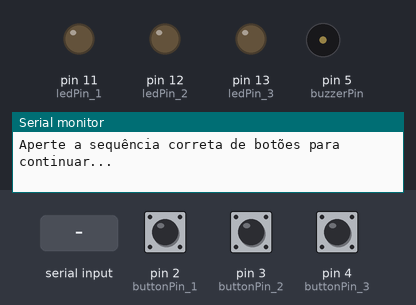
The sketch below on a simulated Arduino Uno, built with avr-gcc and run on an emulated ATmega328P. On the bench: output pins drawn as LEDs (lit = HIGH), buzzer (waves = sounding, pin HIGH), the last lines printed to the serial monitor. The inputs (shaded band) are chosen by the test bench; at power-on: pin 2 (buttonPin_1) LOW, pin 3 (buttonPin_2) LOW, pin 4 (buttonPin_3) LOW.

Above: at 1.2 s.
1.3 s: pin 2 (buttonPin_1) pulled HIGH for 0.15 s
At 1.49 s:
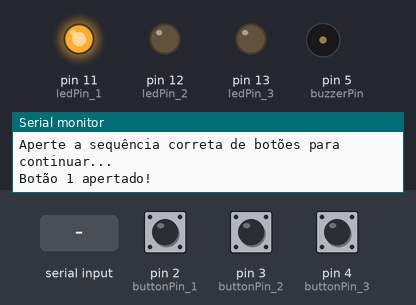
3.0 s: pin 3 (buttonPin_2) pulled HIGH for 0.15 s
At 3.19 s:
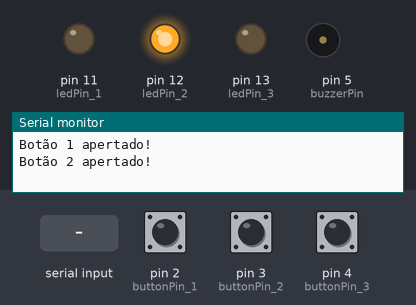
4.7 s: pin 4 (buttonPin_3) pulled HIGH for 0.15 s
At 4.89 s:
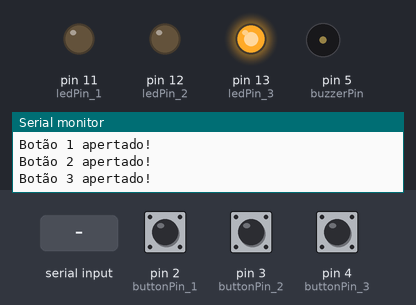
6.4 s: "c\n" received over Serial
At 7.1 s:
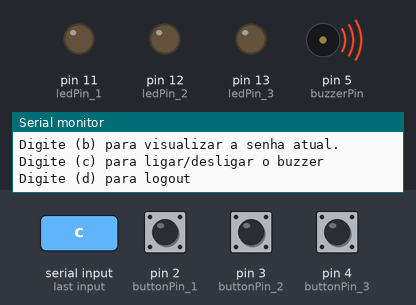
7.9 s: "a\n" received over Serial
9.4 s: pin 2 (buttonPin_1) pulled HIGH for 1 s
At 9.59 s:
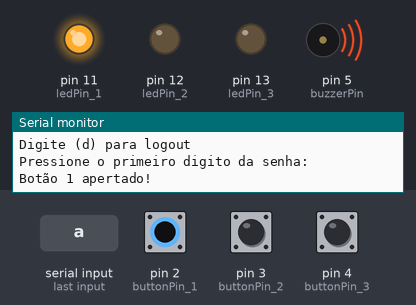
Timing chart, 0 to 12.4 s (numbered marks = the images above; inputs shaded):
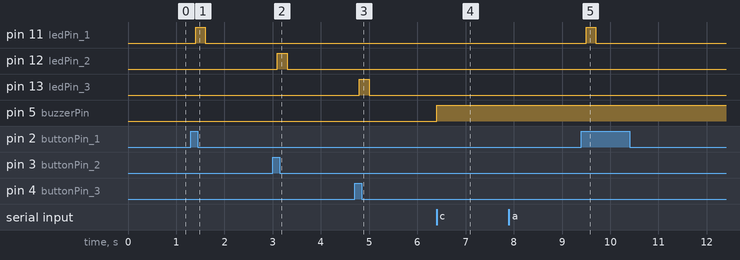

Measured:
- after the input at 1.3 s, pin 11 (ledPin_1): LOW → HIGH after 0.10 s, → LOW 0.20 s later
- after the input at 3.0 s, pin 12 (ledPin_2): LOW → HIGH after 0.10 s, → LOW 0.20 s later
- after the input at 4.7 s, pin 13 (ledPin_3): LOW → HIGH after 0.10 s, → LOW 0.20 s later
- after the input at 6.4 s, pin 5 (buzzerPin): LOW → HIGH at once
- after the input at 9.4 s, pin 11 (ledPin_1): LOW → HIGH after 0.10 s, → LOW 0.20 s later

The sketch:

atividade_pratica_1.ino
```cpp
const int buttonPin_1 = 2;
const int buttonPin_2 = 3;
const int buttonPin_3 = 4;
const int buzzerPin = 5;
const int ledPin_1 = 11;
const int ledPin_2 = 12;
const int ledPin_3 = 13;

int buttonState_1 = 0;
int buttonState_2 = 0;
int buttonState_3 = 0;
int ledState_1 = LOW;
int ledState_2= LOW;
int ledState_3 = LOW;
int buzzerState = LOW;

int lastButtonState_1 = LOW;
int lastButtonState_2 = LOW;
int lastButtonState_3 = LOW;

unsigned long lastDebounceTime = 0;
unsigned long debounceDelay = 100;

char realPassword[3] = {'1', '2', '3'};
char passwordInserted[3];
char op;
int contOpC = LOW;

void setup(){
  Serial.begin(9600);
  pinMode(ledPin_1, OUTPUT);
  pinMode(ledPin_2, OUTPUT);
  pinMode(ledPin_3, OUTPUT);
  pinMode(buttonPin_1, INPUT);
  pinMode(buttonPin_2, INPUT);
  pinMode(buttonPin_3, INPUT);
  pinMode(buzzerPin, OUTPUT);
}

void loop(){
  if(insertPassword()){
    while(showMenu());
  }
}

char pushButton(){
  int reading_1 = digitalRead(buttonPin_1);
  int reading_2 = digitalRead(buttonPin_2);
  int reading_3 = digitalRead(buttonPin_3);
  char ret = '0';

  if(reading_1 != lastButtonState_1 || reading_2 != lastButtonState_2 || reading_3 != lastButtonState_3){
    lastDebounceTime = millis();
  }

  if(millis() - lastDebounceTime >= debounceDelay) {
    if(reading_1 != buttonState_1){
      buttonState_1 = reading_1;
      if(reading_1) {
        Serial.println("Botão 1 apertado!");
        blinkOneLed(200, ledPin_1, ledState_1);
        ret = '1';
      }
    }
    if(reading_2 != buttonState_2){
      buttonState_2 = reading_2;
      if(reading_2) {
        Serial.println("Botão 2 apertado!");
        blinkOneLed(200, ledPin_2, ledState_2);
        ret = '2';
      }
    }
    if(reading_3 != buttonState_3){
      buttonState_3 = reading_3;
      if(reading_3){
        Serial.println("Botão 3 apertado!");
        blinkOneLed(200, ledPin_3, ledState_3);
        ret = '3';
      }
    }
  }

  lastButtonState_1 = reading_1;
  lastButtonState_2 = reading_2;
  lastButtonState_3 = reading_3;

  return ret;
}

int insertPassword(){
  int cont=0;
  char buttonPushed = '0';
  contOpC = LOW;

  Serial.println("\nAperte a sequência correta de botões para continuar...");

  while(cont<3){
    buttonPushed = pushButton();
    if(buttonPushed != '0'){
      passwordInserted[cont] = buttonPushed;
      cont++;
    }
  }

  int check = 0;
  for(int i=0; i<3; i++){
    if(realPassword[i]!=passwordInserted[i]){
      check++;
    }
  }

  if(check==0){
    Serial.println("\nSenha correta, bem vindo!\n");
    return 1;
  }

  incorrectPassword();
  return 0;
}

void incorrectPassword(){
  int cont = 0;
  int blinkTimes = 4;
  unsigned long ledIntervalMillis = 250;
  unsigned long previousMillis = millis();

  Serial.println("\nSenha incorreta!\n");
  buzzerState = !buzzerState;

  while(cont < blinkTimes*2){
    if(millis() - previousMillis >= ledIntervalMillis){
      previousMillis = millis();
      ledState_1 = !ledState_1;
      ledState_2 = !ledState_2;
      ledState_3 = !ledState_3;
      cont++;
    }
    digitalWrite(ledPin_1, ledState_1);
    digitalWrite(ledPin_2, ledState_2);
    digitalWrite(ledPin_3, ledState_3);
    digitalWrite(buzzerPin, buzzerState);
  }

  buzzerState = !buzzerState;
  digitalWrite(buzzerPin, buzzerState);
}

int showMenu() {
  Serial.println("Digite (a) para alterar a senha.");
  Serial.println("Digite (b) para visualizar a senha atual.");
  Serial.println("Digite (c) para ligar/desligar o buzzer");
  Serial.println("Digite (d) para logout\n");

  char op = insertMenuOption();

  switch(op){
    case 'a':
      changePassword();
      break;
    case 'b':
      showPassword();
      break;
    case 'c':
      switchBuzzer();
      break;
    case 'd':
      return 0;
      break;
    default:
      Serial.println("Digite uma opção válida!\n");
  }
  return 1;
}

char insertMenuOption(){
  char op = NULL;
  char opAux;
  while(op == NULL){
    if(Serial.available()){
      opAux = Serial.read();
      if(opAux != '\n'){
        op = opAux;
      }
    }
  }
  return op;
}

void showPassword(){
  Serial.print("Senha atual: botão ");
  Serial.print(realPassword[0]);
  Serial.print(", botão ");
  Serial.print(realPassword[1]);
  Serial.print(", botão ");
  Serial.print(realPassword[2]);
  Serial.print(".\n\n");
}

void changePassword(){
  int cont=0;
  char buttonPushed = '0';

  for(int i=0; i<3; i++){
    cont=0;

    if(i==0){
      Serial.println("Pressione o primeiro digito da senha: ");
    } else if(i==1){
      Serial.println("Pressione o segundo digito da senha: ");
    } else {
      Serial.println("Pressione o terceiro digito da senha: ");
    }

    while(cont<1){
      buttonPushed = pushButton();
      if(buttonPushed != '0'){
        realPassword[i] = buttonPushed;
        cont++;
      }
    }
  }

  Serial.println("\nSenha alterada com sucesso!\n");
}

void switchBuzzer(){
  contOpC = !contOpC;
  if(contOpC == HIGH){
    Serial.println("Buzzer ligado!");
    digitalWrite(buzzerPin, HIGH);
  } else{
    Serial.println("Buzzer desligado!\n");
    digitalWrite(buzzerPin, LOW);
  }
}

void blinkOneLed(unsigned long ledIntervalMillis, int ledPin, int ledState){
  unsigned long previousMillis = millis();
  ledState = HIGH;

  while(ledState!=LOW){
    if(millis() - previousMillis >= ledIntervalMillis){
      ledState = !ledState;
    }
    digitalWrite(ledPin, ledState);
  }
}
```
